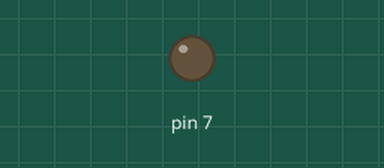
This sketch was run on a simulated Arduino Uno, built with avr-gcc and run on an emulated ATmega328P. On the bench: output pins drawn as LEDs (lit = HIGH).

Above: at 0.3 s.
At 4.6 s:
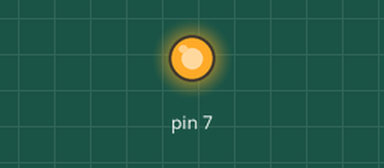
Timing chart, 0 to 7.0 s (numbered marks = the images above):
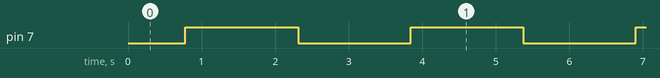

The sketch:

Pattern_04.ino
```cpp
int brightness = 0;
int fadeAmount = 5;

void setup() {
  pinMode(7, OUTPUT);
}

void loop() {
  analogWrite(7, brightness);
  brightness = brightness + fadeAmount;
  if (brightness == 0 || brightness == 255) {
    fadeAmount = -fadeAmount;
  }
  delay(30);  // Adjust the delay for speed
}
```

Measured:
- by itself, pin 7: alternates HIGH for 1.5 s and LOW for 1.5 s
